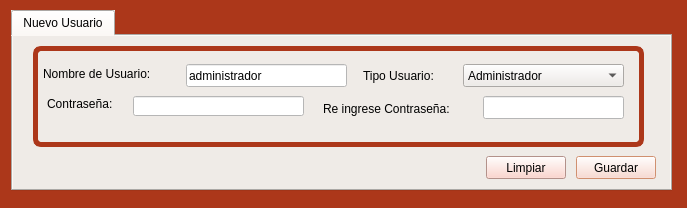
<?xml version="1.0" encoding="UTF-8"?>
<ui version="4.0">
 <class>form_usuario</class>
 <widget class="QDialog" name="form_usuario">
  <property name="geometry">
   <rect>
    <x>0</x>
    <y>0</y>
    <width>687</width>
    <height>208</height>
   </rect>
  </property>
  <property name="palette">
   <palette>
    <active>
     <colorrole role="WindowText">
      <brush brushstyle="SolidPattern">
       <color alpha="255">
        <red>0</red>
        <green>0</green>
        <blue>0</blue>
       </color>
      </brush>
     </colorrole>
     <colorrole role="Button">
      <brush brushstyle="SolidPattern">
       <color alpha="255">
        <red>172</red>
        <green>55</green>
        <blue>26</blue>
       </color>
      </brush>
     </colorrole>
     <colorrole role="Light">
      <brush brushstyle="SolidPattern">
       <color alpha="255">
        <red>255</red>
        <green>255</green>
        <blue>255</blue>
       </color>
      </brush>
     </colorrole>
     <colorrole role="Midlight">
      <brush brushstyle="SolidPattern">
       <color alpha="255">
        <red>231</red>
        <green>231</green>
        <blue>231</blue>
       </color>
      </brush>
     </colorrole>
     <colorrole role="Dark">
      <brush brushstyle="SolidPattern">
       <color alpha="255">
        <red>103</red>
        <green>103</green>
        <blue>103</blue>
       </color>
      </brush>
     </colorrole>
     <colorrole role="Mid">
      <brush brushstyle="SolidPattern">
       <color alpha="255">
        <red>138</red>
        <green>138</green>
        <blue>138</blue>
       </color>
      </brush>
     </colorrole>
     <colorrole role="Text">
      <brush brushstyle="SolidPattern">
       <color alpha="255">
        <red>0</red>
        <green>0</green>
        <blue>0</blue>
       </color>
      </brush>
     </colorrole>
     <colorrole role="BrightText">
      <brush brushstyle="SolidPattern">
       <color alpha="255">
        <red>255</red>
        <green>255</green>
        <blue>255</blue>
       </color>
      </brush>
     </colorrole>
     <colorrole role="ButtonText">
      <brush brushstyle="SolidPattern">
       <color alpha="255">
        <red>0</red>
        <green>0</green>
        <blue>0</blue>
       </color>
      </brush>
     </colorrole>
     <colorrole role="Base">
      <brush brushstyle="SolidPattern">
       <color alpha="255">
        <red>172</red>
        <green>55</green>
        <blue>26</blue>
       </color>
      </brush>
     </colorrole>
     <colorrole role="Window">
      <brush brushstyle="SolidPattern">
       <color alpha="255">
        <red>172</red>
        <green>55</green>
        <blue>26</blue>
       </color>
      </brush>
     </colorrole>
     <colorrole role="Shadow">
      <brush brushstyle="SolidPattern">
       <color alpha="255">
        <red>0</red>
        <green>0</green>
        <blue>0</blue>
       </color>
      </brush>
     </colorrole>
     <colorrole role="Highlight">
      <brush brushstyle="SolidPattern">
       <color alpha="255">
        <red>255</red>
        <green>170</green>
        <blue>127</blue>
       </color>
      </brush>
     </colorrole>
     <colorrole role="AlternateBase">
      <brush brushstyle="SolidPattern">
       <color alpha="255">
        <red>231</red>
        <green>231</green>
        <blue>231</blue>
       </color>
      </brush>
     </colorrole>
     <colorrole role="ToolTipBase">
      <brush brushstyle="SolidPattern">
       <color alpha="255">
        <red>255</red>
        <green>255</green>
        <blue>220</blue>
       </color>
      </brush>
     </colorrole>
     <colorrole role="ToolTipText">
      <brush brushstyle="SolidPattern">
       <color alpha="255">
        <red>0</red>
        <green>0</green>
        <blue>0</blue>
       </color>
      </brush>
     </colorrole>
    </active>
    <inactive>
     <colorrole role="WindowText">
      <brush brushstyle="SolidPattern">
       <color alpha="255">
        <red>0</red>
        <green>0</green>
        <blue>0</blue>
       </color>
      </brush>
     </colorrole>
     <colorrole role="Button">
      <brush brushstyle="SolidPattern">
       <color alpha="255">
        <red>172</red>
        <green>55</green>
        <blue>26</blue>
       </color>
      </brush>
     </colorrole>
     <colorrole role="Light">
      <brush brushstyle="SolidPattern">
       <color alpha="255">
        <red>255</red>
        <green>255</green>
        <blue>255</blue>
       </color>
      </brush>
     </colorrole>
     <colorrole role="Midlight">
      <brush brushstyle="SolidPattern">
       <color alpha="255">
        <red>231</red>
        <green>231</green>
        <blue>231</blue>
       </color>
      </brush>
     </colorrole>
     <colorrole role="Dark">
      <brush brushstyle="SolidPattern">
       <color alpha="255">
        <red>103</red>
        <green>103</green>
        <blue>103</blue>
       </color>
      </brush>
     </colorrole>
     <colorrole role="Mid">
      <brush brushstyle="SolidPattern">
       <color alpha="255">
        <red>138</red>
        <green>138</green>
        <blue>138</blue>
       </color>
      </brush>
     </colorrole>
     <colorrole role="Text">
      <brush brushstyle="SolidPattern">
       <color alpha="255">
        <red>0</red>
        <green>0</green>
        <blue>0</blue>
       </color>
      </brush>
     </colorrole>
     <colorrole role="BrightText">
      <brush brushstyle="SolidPattern">
       <color alpha="255">
        <red>255</red>
        <green>255</green>
        <blue>255</blue>
       </color>
      </brush>
     </colorrole>
     <colorrole role="ButtonText">
      <brush brushstyle="SolidPattern">
       <color alpha="255">
        <red>0</red>
        <green>0</green>
        <blue>0</blue>
       </color>
      </brush>
     </colorrole>
     <colorrole role="Base">
      <brush brushstyle="SolidPattern">
       <color alpha="255">
        <red>172</red>
        <green>55</green>
        <blue>26</blue>
       </color>
      </brush>
     </colorrole>
     <colorrole role="Window">
      <brush brushstyle="SolidPattern">
       <color alpha="255">
        <red>172</red>
        <green>55</green>
        <blue>26</blue>
       </color>
      </brush>
     </colorrole>
     <colorrole role="Shadow">
      <brush brushstyle="SolidPattern">
       <color alpha="255">
        <red>0</red>
        <green>0</green>
        <blue>0</blue>
       </color>
      </brush>
     </colorrole>
     <colorrole role="Highlight">
      <brush brushstyle="SolidPattern">
       <color alpha="255">
        <red>255</red>
        <green>170</green>
        <blue>127</blue>
       </color>
      </brush>
     </colorrole>
     <colorrole role="AlternateBase">
      <brush brushstyle="SolidPattern">
       <color alpha="255">
        <red>231</red>
        <green>231</green>
        <blue>231</blue>
       </color>
      </brush>
     </colorrole>
     <colorrole role="ToolTipBase">
      <brush brushstyle="SolidPattern">
       <color alpha="255">
        <red>255</red>
        <green>255</green>
        <blue>220</blue>
       </color>
      </brush>
     </colorrole>
     <colorrole role="ToolTipText">
      <brush brushstyle="SolidPattern">
       <color alpha="255">
        <red>0</red>
        <green>0</green>
        <blue>0</blue>
       </color>
      </brush>
     </colorrole>
    </inactive>
    <disabled>
     <colorrole role="WindowText">
      <brush brushstyle="SolidPattern">
       <color alpha="255">
        <red>0</red>
        <green>0</green>
        <blue>0</blue>
       </color>
      </brush>
     </colorrole>
     <colorrole role="Button">
      <brush brushstyle="SolidPattern">
       <color alpha="255">
        <red>172</red>
        <green>55</green>
        <blue>26</blue>
       </color>
      </brush>
     </colorrole>
     <colorrole role="Light">
      <brush brushstyle="SolidPattern">
       <color alpha="255">
        <red>255</red>
        <green>255</green>
        <blue>255</blue>
       </color>
      </brush>
     </colorrole>
     <colorrole role="Midlight">
      <brush brushstyle="SolidPattern">
       <color alpha="255">
        <red>231</red>
        <green>231</green>
        <blue>231</blue>
       </color>
      </brush>
     </colorrole>
     <colorrole role="Dark">
      <brush brushstyle="SolidPattern">
       <color alpha="255">
        <red>103</red>
        <green>103</green>
        <blue>103</blue>
       </color>
      </brush>
     </colorrole>
     <colorrole role="Mid">
      <brush brushstyle="SolidPattern">
       <color alpha="255">
        <red>138</red>
        <green>138</green>
        <blue>138</blue>
       </color>
      </brush>
     </colorrole>
     <colorrole role="Text">
      <brush brushstyle="SolidPattern">
       <color alpha="255">
        <red>0</red>
        <green>0</green>
        <blue>0</blue>
       </color>
      </brush>
     </colorrole>
     <colorrole role="BrightText">
      <brush brushstyle="SolidPattern">
       <color alpha="255">
        <red>255</red>
        <green>255</green>
        <blue>255</blue>
       </color>
      </brush>
     </colorrole>
     <colorrole role="ButtonText">
      <brush brushstyle="SolidPattern">
       <color alpha="255">
        <red>0</red>
        <green>0</green>
        <blue>0</blue>
       </color>
      </brush>
     </colorrole>
     <colorrole role="Base">
      <brush brushstyle="SolidPattern">
       <color alpha="255">
        <red>172</red>
        <green>55</green>
        <blue>26</blue>
       </color>
      </brush>
     </colorrole>
     <colorrole role="Window">
      <brush brushstyle="SolidPattern">
       <color alpha="255">
        <red>172</red>
        <green>55</green>
        <blue>26</blue>
       </color>
      </brush>
     </colorrole>
     <colorrole role="Shadow">
      <brush brushstyle="SolidPattern">
       <color alpha="255">
        <red>0</red>
        <green>0</green>
        <blue>0</blue>
       </color>
      </brush>
     </colorrole>
     <colorrole role="Highlight">
      <brush brushstyle="SolidPattern">
       <color alpha="255">
        <red>255</red>
        <green>170</green>
        <blue>127</blue>
       </color>
      </brush>
     </colorrole>
     <colorrole role="AlternateBase">
      <brush brushstyle="SolidPattern">
       <color alpha="255">
        <red>207</red>
        <green>207</green>
        <blue>207</blue>
       </color>
      </brush>
     </colorrole>
     <colorrole role="ToolTipBase">
      <brush brushstyle="SolidPattern">
       <color alpha="255">
        <red>255</red>
        <green>255</green>
        <blue>220</blue>
       </color>
      </brush>
     </colorrole>
     <colorrole role="ToolTipText">
      <brush brushstyle="SolidPattern">
       <color alpha="255">
        <red>0</red>
        <green>0</green>
        <blue>0</blue>
       </color>
      </brush>
     </colorrole>
    </disabled>
   </palette>
  </property>
  <property name="windowTitle">
   <string>Alta Usuarios</string>
  </property>
  <property name="styleSheet">
   <string notr="true">selection-background-color: rgb(255, 170, 127);
color: rgb(0, 0, 0);
font:  11pt &quot;KacstOne&quot;;
background-color: rgb(172, 55, 26);
</string>
  </property>
  <widget class="QTabWidget" name="tabWidget_2">
   <property name="geometry">
    <rect>
     <x>11</x>
     <y>10</y>
     <width>661</width>
     <height>181</height>
    </rect>
   </property>
   <property name="styleSheet">
    <string notr="true">background-color: rgb(239, 235, 231);
font: 10pt &quot;KacstOne&quot;;</string>
   </property>
   <property name="currentIndex">
    <number>0</number>
   </property>
   <widget class="QWidget" name="tab_2">
    <attribute name="icon">
     <iconset>
      <normaloff>Íconos/llave-de-administrador.png</normaloff>Íconos/llave-de-administrador.png</iconset>
    </attribute>
    <attribute name="title">
     <string>Nuevo Usuario</string>
    </attribute>
    <widget class="QGroupBox" name="groupBox_2">
     <property name="geometry">
      <rect>
       <x>20</x>
       <y>10</y>
       <width>611</width>
       <height>101</height>
      </rect>
     </property>
     <property name="styleSheet">
      <string notr="true">QGroupBox
{
background-color: rgb(239, 235, 231);
border-style: solid;
border-width: 5px;
border-color: rgb(172, 55, 26);
border-radius: 8px;
font: 10pt &quot;KacstOne&quot;;
}
QLineEdit{
background-color: rgb(239, 235, 231);
}
QComboBox{
background-color: rgb(239, 235, 231);

}
QLabel{
background-color: rgb(239, 235, 231);

}
QCheckBox
{
background-color: rgb(239, 235, 231);

}
</string>
     </property>
     <property name="title">
      <string/>
     </property>
     <widget class="QLabel" name="label_2">
      <property name="geometry">
       <rect>
        <x>14</x>
        <y>50</y>
        <width>81</width>
        <height>16</height>
       </rect>
      </property>
      <property name="text">
       <string>Contraseña:</string>
      </property>
     </widget>
     <widget class="QLineEdit" name="lne_nombre">
      <property name="geometry">
       <rect>
        <x>153</x>
        <y>18</y>
        <width>161</width>
        <height>23</height>
       </rect>
      </property>
      <property name="styleSheet">
       <string notr="true">background-color: rgb(255, 255, 255);</string>
      </property>
      <property name="text">
       <string>administrador</string>
      </property>
     </widget>
     <widget class="QLabel" name="label_3">
      <property name="geometry">
       <rect>
        <x>290</x>
        <y>53</y>
        <width>161</width>
        <height>20</height>
       </rect>
      </property>
      <property name="text">
       <string>Re ingrese Contraseña:</string>
      </property>
     </widget>
     <widget class="QLabel" name="label">
      <property name="geometry">
       <rect>
        <x>10</x>
        <y>20</y>
        <width>141</width>
        <height>16</height>
       </rect>
      </property>
      <property name="text">
       <string>Nombre de Usuario:</string>
      </property>
     </widget>
     <widget class="QLineEdit" name="lne_pass">
      <property name="geometry">
       <rect>
        <x>100</x>
        <y>50</y>
        <width>171</width>
        <height>20</height>
       </rect>
      </property>
      <property name="styleSheet">
       <string notr="true">background-color: rgb(255, 255, 255);</string>
      </property>
      <property name="text">
       <string/>
      </property>
     </widget>
     <widget class="QComboBox" name="cbx_tipo_usu">
      <property name="geometry">
       <rect>
        <x>430</x>
        <y>18</y>
        <width>161</width>
        <height>23</height>
       </rect>
      </property>
      <item>
       <property name="text">
        <string>Administrador</string>
       </property>
      </item>
      <item>
       <property name="text">
        <string>Ventas</string>
       </property>
      </item>
     </widget>
     <widget class="QLabel" name="label_4">
      <property name="geometry">
       <rect>
        <x>330</x>
        <y>20</y>
        <width>91</width>
        <height>20</height>
       </rect>
      </property>
      <property name="text">
       <string>Tipo Usuario:</string>
      </property>
     </widget>
     <widget class="QLineEdit" name="lne_pass2">
      <property name="geometry">
       <rect>
        <x>450</x>
        <y>50</y>
        <width>141</width>
        <height>23</height>
       </rect>
      </property>
      <property name="styleSheet">
       <string notr="true">background-color: rgb(255, 255, 255);</string>
      </property>
      <property name="text">
       <string/>
      </property>
     </widget>
    </widget>
    <widget class="QPushButton" name="boton_guardar">
     <property name="geometry">
      <rect>
       <x>563</x>
       <y>120</y>
       <width>80</width>
       <height>23</height>
      </rect>
     </property>
     <property name="styleSheet">
      <string notr="true">background-color: rgb(250, 217, 211);</string>
     </property>
     <property name="text">
      <string>Guardar</string>
     </property>
    </widget>
    <widget class="QPushButton" name="boton_limpiar">
     <property name="geometry">
      <rect>
       <x>473</x>
       <y>120</y>
       <width>80</width>
       <height>23</height>
      </rect>
     </property>
     <property name="styleSheet">
      <string notr="true">background-color: rgb(251, 203, 193);</string>
     </property>
     <property name="text">
      <string>Limpiar</string>
     </property>
    </widget>
   </widget>
  </widget>
  <widget class="Line" name="line_4">
   <property name="geometry">
    <rect>
     <x>500</x>
     <y>470</y>
     <width>20</width>
     <height>121</height>
    </rect>
   </property>
   <property name="orientation">
    <enum>Qt::Vertical</enum>
   </property>
  </widget>
  <widget class="Line" name="line_3">
   <property name="geometry">
    <rect>
     <x>590</x>
     <y>470</y>
     <width>20</width>
     <height>121</height>
    </rect>
   </property>
   <property name="orientation">
    <enum>Qt::Vertical</enum>
   </property>
  </widget>
 </widget>
 <tabstops>
  <tabstop>tabWidget_2</tabstop>
  <tabstop>lne_nombre</tabstop>
  <tabstop>cbx_tipo_usu</tabstop>
  <tabstop>lne_pass</tabstop>
  <tabstop>lne_pass2</tabstop>
  <tabstop>boton_limpiar</tabstop>
  <tabstop>boton_guardar</tabstop>
 </tabstops>
 <resources/>
 <connections>
  <connection>
   <sender>boton_limpiar</sender>
   <signal>clicked()</signal>
   <receiver>lne_nombre</receiver>
   <slot>clear()</slot>
   <hints>
    <hint type="sourcelabel">
     <x>530</x>
     <y>404</y>
    </hint>
    <hint type="destinationlabel">
     <x>268</x>
     <y>83</y>
    </hint>
   </hints>
  </connection>
  <connection>
   <sender>boton_limpiar</sender>
   <signal>clicked()</signal>
   <receiver>lne_pass</receiver>
   <slot>clear()</slot>
   <hints>
    <hint type="sourcelabel">
     <x>545</x>
     <y>402</y>
    </hint>
    <hint type="destinationlabel">
     <x>284</x>
     <y>119</y>
    </hint>
   </hints>
  </connection>
  <connection>
   <sender>boton_limpiar</sender>
   <signal>clicked()</signal>
   <receiver>lne_pass2</receiver>
   <slot>clear()</slot>
   <hints>
    <hint type="sourcelabel">
     <x>503</x>
     <y>409</y>
    </hint>
    <hint type="destinationlabel">
     <x>554</x>
     <y>118</y>
    </hint>
   </hints>
  </connection>
 </connections>
</ui>
